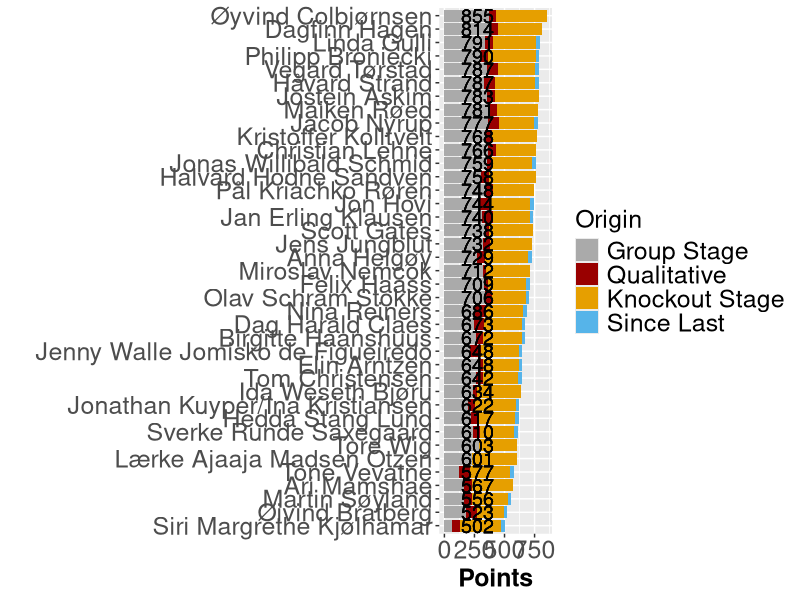

Source code (R):
## ---- chunk 1

library(tidyverse)
library(igraph)
library(readxl)
library(knitr)

knitr::opts_chunk$set(out.width = "100%")

## ---- chunk 2

invisible(Sys.setlocale())
poeng_prev <- tbl_df(read.csv("details37.csv", sep=";", header = FALSE, encoding = "utf-8"))
poeng_prev$total_prev <- poeng_prev$V2 + poeng_prev$V3 + poeng_prev$V4
poeng_prev <- poeng_prev %>% select(V1, total_prev)

poeng <- tbl_df(read.csv("details38.csv", sep=";", header = FALSE))

poeng$total <- poeng$V2 + poeng$V3 + poeng$V4

poeng <- inner_join(poeng, poeng_prev, by="V1")
poeng$diff <- poeng$total - poeng$total_prev

poeng <- rename(poeng, V35 = V4)
poeng <- rename(poeng, V34 = V3)
poeng <- rename(poeng, V36 = V2)
poeng$V34 <-poeng$V34 - poeng$diff


long_pong <- poeng %>% select(V1, V34, V35, V36, total, diff)  %>% gather(key = V, -V1, -total, value = poeng) %>% arrange(V)

invisible(Sys.setlocale())
ggplot(data = long_pong, aes(x = reorder(V1, total), y=poeng, fill = V)) + 
  geom_bar(stat = "identity") +
  coord_flip() +
  geom_text(aes(V1, 0, label = total), hjust = -0.50, size = 5) +
  ylab("Points") +
  xlab(" ") +
  scale_fill_manual(values=c("#AAAAAA", "#990000", "#E69F00", "#56B4E9"), 
                    name="Origin",
                    breaks=c("V36", "V35", "V34", "diff"),
                    labels=c("Group Stage", "Qualitative", "Knockout Stage", "Since Last")) +
  theme(axis.text=element_text(size=18), axis.title=element_text(size=18,face="bold")) +
  theme(legend.title=element_text(size=18), 
    legend.text=element_text(size=18))

